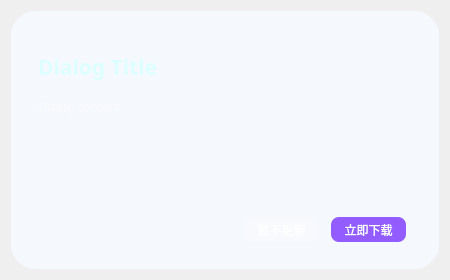
<?xml version="1.0" encoding="UTF-8"?>
<ui version="4.0">
 <class>UpdateDialog</class>
 <widget class="QDialog" name="UpdateDialog">
  <property name="geometry">
   <rect>
    <x>0</x>
    <y>0</y>
    <width>450</width>
    <height>280</height>
   </rect>
  </property>
  <property name="windowTitle">
   <string>Dialog</string>
  </property>
  <layout class="QVBoxLayout" name="verticalLayout">
   <item>
    <widget class="QFrame" name="frame">
     <property name="styleSheet">
      <string notr="true">QFrame#frame{
background-color: rgb(245, 249, 254);
border-radius:25px;
}</string>
     </property>
     <property name="frameShape">
      <enum>QFrame::StyledPanel</enum>
     </property>
     <property name="frameShadow">
      <enum>QFrame::Raised</enum>
     </property>
     <layout class="QHBoxLayout" name="horizontalLayout_7" stretch="4">
      <property name="spacing">
       <number>12</number>
      </property>
      <property name="leftMargin">
       <number>0</number>
      </property>
      <property name="topMargin">
       <number>0</number>
      </property>
      <property name="rightMargin">
       <number>0</number>
      </property>
      <property name="bottomMargin">
       <number>0</number>
      </property>
      <item>
       <layout class="QVBoxLayout" name="verticalLayout_6" stretch="9">
        <property name="spacing">
         <number>0</number>
        </property>
        <property name="leftMargin">
         <number>9</number>
        </property>
        <property name="topMargin">
         <number>9</number>
        </property>
        <property name="rightMargin">
         <number>9</number>
        </property>
        <property name="bottomMargin">
         <number>9</number>
        </property>
        <item>
         <widget class="QWidget" name="widget_3" native="true">
          <property name="minimumSize">
           <size>
            <width>0</width>
            <height>0</height>
           </size>
          </property>
          <property name="maximumSize">
           <size>
            <width>16777215</width>
            <height>16777215</height>
           </size>
          </property>
          <property name="styleSheet">
           <string notr="true">.QWidget{
background-color: qlineargradient(x1:0, y1:0, x2:0, y2:1,
                                  stop:0 rgb(105, 27, 253), 
                                  stop:1 rgb(200, 160, 240));
border-radius:16px;
color: rgb(255, 255, 255);
}

</string>
          </property>
          <layout class="QHBoxLayout" name="horizontalLayout_5" stretch="5">
           <property name="spacing">
            <number>18</number>
           </property>
           <property name="leftMargin">
            <number>18</number>
           </property>
           <property name="topMargin">
            <number>18</number>
           </property>
           <property name="rightMargin">
            <number>18</number>
           </property>
           <property name="bottomMargin">
            <number>18</number>
           </property>
           <item>
            <layout class="QHBoxLayout" name="horizontalLayout_4">
             <item>
              <layout class="QVBoxLayout" name="verticalLayout_5" stretch="1,2,1">
               <property name="spacing">
                <number>2</number>
               </property>
               <item>
                <widget class="QLabel" name="label_title">
                 <property name="font">
                  <font>
                   <family>微软雅黑</family>
                   <pointsize>16</pointsize>
                   <weight>75</weight>
                   <bold>true</bold>
                  </font>
                 </property>
                 <property name="styleSheet">
                  <string notr="true">color: rgba(222, 255, 255, 255)</string>
                 </property>
                 <property name="text">
                  <string>Dialog Title</string>
                 </property>
                </widget>
               </item>
               <item>
                <widget class="QLabel" name="label_content">
                 <property name="font">
                  <font>
                   <family>微软雅黑</family>
                   <weight>50</weight>
                   <bold>false</bold>
                  </font>
                 </property>
                 <property name="styleSheet">
                  <string notr="true">color: rgb(250, 250, 250)</string>
                 </property>
                 <property name="text">
                  <string>Dialog content</string>
                 </property>
                 <property name="alignment">
                  <set>Qt::AlignLeading|Qt::AlignLeft|Qt::AlignTop</set>
                 </property>
                </widget>
               </item>
               <item>
                <layout class="QHBoxLayout" name="horizontalLayout">
                 <property name="spacing">
                  <number>12</number>
                 </property>
                 <property name="rightMargin">
                  <number>6</number>
                 </property>
                 <item>
                  <spacer name="horizontalSpacer_2">
                   <property name="orientation">
                    <enum>Qt::Horizontal</enum>
                   </property>
                   <property name="sizeHint" stdset="0">
                    <size>
                     <width>40</width>
                     <height>20</height>
                    </size>
                   </property>
                  </spacer>
                 </item>
                 <item>
                  <widget class="QPushButton" name="pushButton_cancel">
                   <property name="minimumSize">
                    <size>
                     <width>75</width>
                     <height>25</height>
                    </size>
                   </property>
                   <property name="maximumSize">
                    <size>
                     <width>75</width>
                     <height>25</height>
                    </size>
                   </property>
                   <property name="font">
                    <font>
                     <family>Microsoft YaHei</family>
                     <pointsize>-1</pointsize>
                    </font>
                   </property>
                   <property name="styleSheet">
                    <string notr="true">QPushButton {
    background-color: rgba(250, 250, 250, 100);
    color: white;
    border: none;
    border-radius: 8px;
    font-family: 'Microsoft YaHei';
    font-size: 12px;
}

QPushButton:hover {
    background-color: rgba(250, 250, 250,130);
}

QPushButton:pressed {
    background-color: rgba(250, 250, 250,180);
}</string>
                   </property>
                   <property name="text">
                    <string>暂不更新</string>
                   </property>
                  </widget>
                 </item>
                 <item>
                  <widget class="QPushButton" name="pushButton_download">
                   <property name="minimumSize">
                    <size>
                     <width>75</width>
                     <height>25</height>
                    </size>
                   </property>
                   <property name="maximumSize">
                    <size>
                     <width>75</width>
                     <height>25</height>
                    </size>
                   </property>
                   <property name="styleSheet">
                    <string notr="true">QPushButton {
    background-color: rgba(105, 27, 253, 180);
    color: white;
    border: none;
    border-radius: 8px;
    font-family: 'Microsoft YaHei';
    font-size: 12px;
}

QPushButton:hover {
    background-color: rgba(105, 27, 253, 120);
}

QPushButton:pressed {
    background-color: rgba(105, 27, 253, 250);
}</string>
                   </property>
                   <property name="text">
                    <string>立即下载</string>
                   </property>
                  </widget>
                 </item>
                </layout>
               </item>
              </layout>
             </item>
            </layout>
           </item>
          </layout>
         </widget>
        </item>
       </layout>
      </item>
     </layout>
    </widget>
   </item>
  </layout>
 </widget>
 <resources/>
 <connections/>
</ui>
